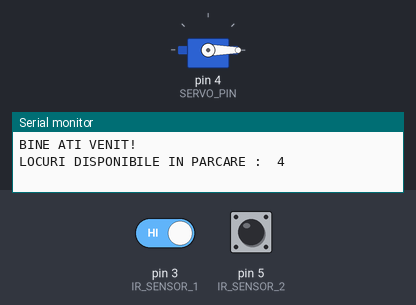
The sketch below on a simulated Arduino Uno, built with avr-gcc and run on an emulated ATmega328P. On the bench: servo, the last lines printed to the serial monitor. The inputs (shaded band) are chosen by the test bench; at power-on: pin 3 (IR_SENSOR_1) HIGH, pin 5 (IR_SENSOR_2) HIGH.

Above: at 1.2 s.
1.3 s: pin 3 (IR_SENSOR_1) driven LOW
At 1.9 s:
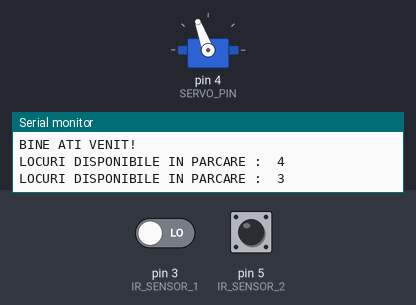
2.8 s: pin 5 (IR_SENSOR_2) driven LOW
5.8 s: pin 5 (IR_SENSOR_2) driven HIGH
At 6.5 s:
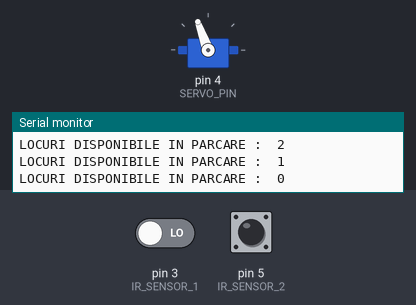
7.3 s: pin 5 (IR_SENSOR_2) pulsed LOW 2 times (0.12 s each, 0.3 s apart)
At 9.6 s:
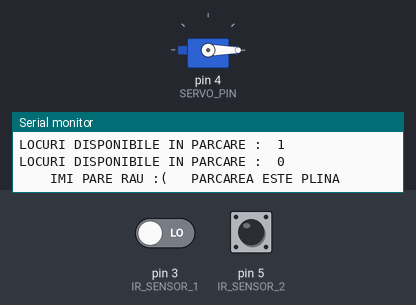
Timing chart, 0 to 11.1 s (numbered marks = the images above; inputs shaded):
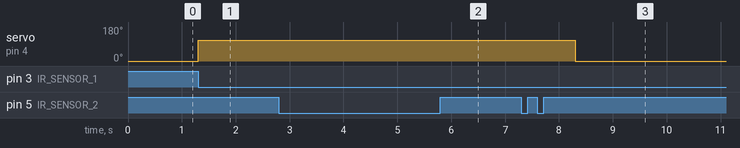

Measured:
- after the input at 1.3 s, servo on pin 4 (SERVO_PIN): 0° → 110° at once
- after the input at 5.8 s, servo on pin 4 (SERVO_PIN): stays 110° (without the input it goes to 0° after 1.0 s)
- after the input at 7.3 s, servo on pin 4 (SERVO_PIN): 110° → 0° after 1.0 s

The sketch:

Car_Parking_Sys.ino
```cpp
#include <Wire.h>
#include <Servo.h>

#define IR_SENSOR_1 3
#define IR_SENSOR_2 5
#define SERVO_PIN 4

Servo myservo;

int availableSlots = 4;  // Numărul total de locuri disponibile

int flag1 = 0; // Variabila pentru starea senzorului IR1
int flag2 = 0; // Variabila pentru starea senzorului IR2

void setup() {
  Serial.begin(9600); // Inițializează comunicarea serială la 9600 bps
  Serial.println(); // Imprimă o linie goală în consolă
  Serial.println("BINE ATI VENIT!"); // Imprimă un mesaj de bun venit în consolă
  Serial.print("LOCURI DISPONIBILE IN PARCARE :  "); // Imprimă mesajul "LOCURI DISPONIBILE IN PARCARE :  " în consolă
  Serial.println(availableSlots); // Imprimă numărul de locuri disponibile în consolă

  pinMode(IR_SENSOR_1, INPUT); // Configurează pinul IR_SENSOR_1 ca intrare
  pinMode(IR_SENSOR_2, INPUT); // Configurează pinul IR_SENSOR_2 ca intrare

  myservo.attach(SERVO_PIN); // Atașează obiectul Servo la pinul SERVO_PIN
  myservo.write(0);  // Setează inițial microservo la 0 grade
}

void loop() {

  // Verifică starea senzorului IR1
  if(digitalRead(IR_SENSOR_1) == LOW && flag1 == 0) { // Verifică dacă senzorul IR1 este activat și dacă flag1 este 0
    if(availableSlots > 0) { // Verifică dacă mai sunt locuri disponibile în parcarea
      flag1 = 1; // Setează flag1 la 1 pentru a semnala că senzorul IR1 a fost activat
      if(flag2 == 0) {
        myservo.write(110);// Deschide bariera
        availableSlots = availableSlots - 1; // Scade numărul de locuri disponibile
        Serial.print("LOCURI DISPONIBILE IN PARCARE :  ");
        Serial.println(availableSlots);

      }
    } else {
      Serial.println("    IMI PARE RAU :(   PARCAREA ESTE PLINA ");  // Afiseaza un mesaj daca parcarea este plina
      delay(3000); // Așteaptă 3000 de milisecunde (3 secunde)
    }
  }

  // Verifică starea senzorului IR2
  if(digitalRead(IR_SENSOR_2) == LOW && flag2 == 0) { // Verifică dacă senzorul IR2 este activat și dacă flag2 este 0
    flag2 = 1; // Setează flag2 la 1 pentru a semnala că senzorul IR2 a fost activat
    if(flag1 == 0) {
      myservo.write(110); // Deschide bariera
      availableSlots = availableSlots + 1; // Crește numărul de locuri disponibile
      Serial.print("LOCURI DISPONIBILE IN PARCARE :  ");
      Serial.println(availableSlots);
    }
  }

  // Dacă ambii senzori au fost activați, așteaptă o secundă și închide bariera
  if(flag1 == 1 && flag2 == 1) {
    delay(1000); // Așteaptă 1000 de milisecunde (1 secundă)
    // Microservo la poziția inițială
    myservo.write(0); // Închide bariera
    flag1 = 0, flag2 = 0; // Resetează flagurile la 0 pentru a pregăti următoarea iterație
  }
}
```
